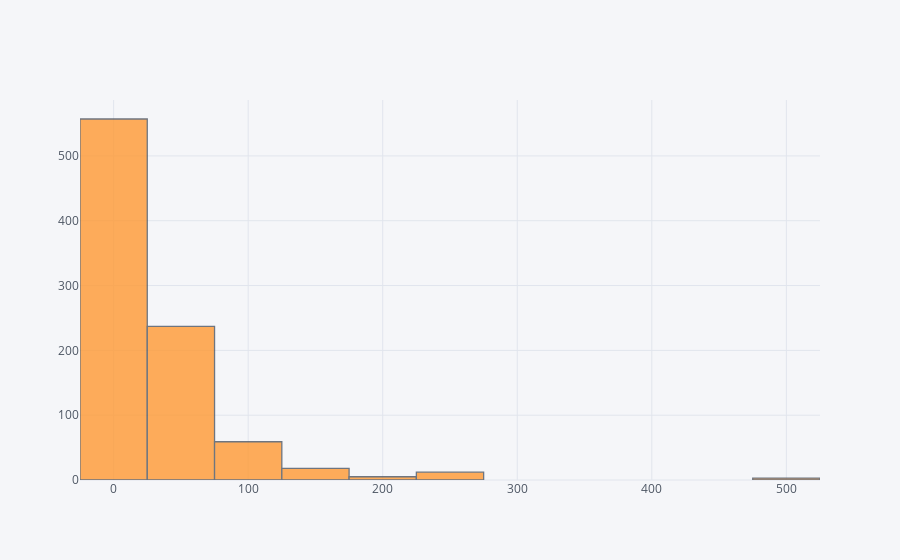

Notebook cell for this chart:
### Code cell
#Showin distribution of fare
titanic["fare"].iplot("hist", bins=15)

### Figure 1 — Plotly figure (JSON) as saved in the notebook; plotly's stock layout.template omitted (floating-point values rounded to 4 significant figures; data arrays with more than 128 entries replaced by an {"elided": "..."} marker saying what was removed)
{"data": [{"histfunc": "count", "histnorm": "", "marker": {"color": "rgba(255, 153, 51, 1.0)", "line": {"color": "#4D5663", "width": 1.3}}, "name": "fare", "nbinsx": 15, "opacity": 0.8, "orientation": "v", "type": "histogram", "uid": "83864f9d-a608-4287-a29c-de8cb6b623cd", "x": {"elided": "891 float values"}}], "layout": {"barmode": "overlay", "legend": {"bgcolor": "#F5F6F9", "font": {"color": "#4D5663"}}, "paper_bgcolor": "#F5F6F9", "plot_bgcolor": "#F5F6F9", "title": {"font": {"color": "#4D5663"}}, "xaxis": {"gridcolor": "#E1E5ED", "showgrid": true, "tickfont": {"color": "#4D5663"}, "title": {"font": {"color": "#4D5663"}, "text": ""}, "zerolinecolor": "#E1E5ED"}, "yaxis": {"gridcolor": "#E1E5ED", "showgrid": true, "tickfont": {"color": "#4D5663"}, "title": {"font": {"color": "#4D5663"}, "text": ""}, "zerolinecolor": "#E1E5ED"}}}
